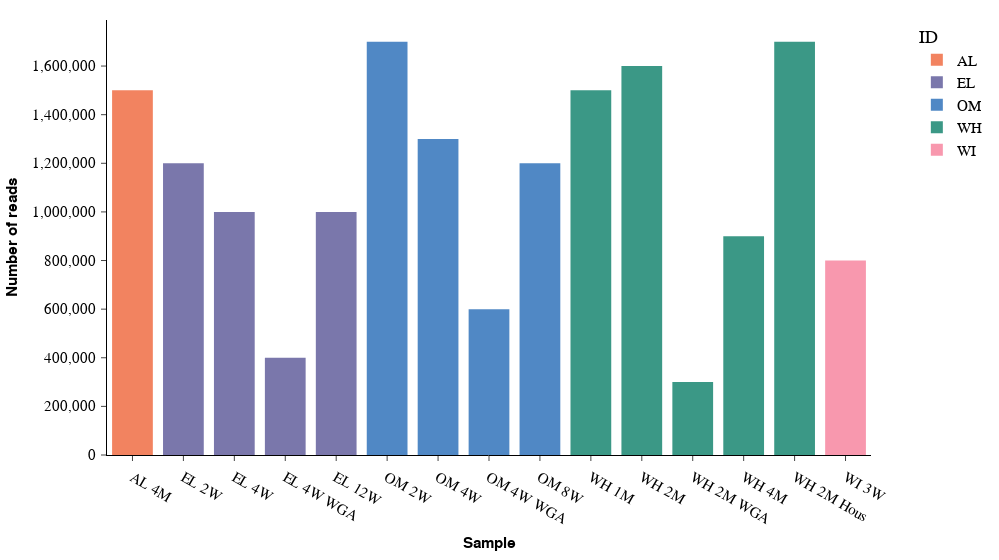

Notebook cell for this chart:
### Markdown cell above
# 10. Bar chart with colored categories using `plotly`

### Code cell
color_labels = [idx.split(" ")[0] for idx in sample_id]
color_dict = {
    label: color.hex_code
    for label, color in zip(
        set(color_labels), [apc.aster, apc.aegean, apc.amber, apc.seaweed, apc.rose]
    )
}

fig = px.bar(
    x=sample_id,
    y=num_reads,
    color=color_labels,
    color_discrete_map=color_dict,
    title=None,
)

apc.plotly.set_yticklabel_monospaced(fig)
apc.plotly.add_commas_to_axis_tick_labels(fig)
apc.plotly.set_figure_width(fig, "full_wide")

fig.update_layout(
    xaxis_title="Sample",
    yaxis_title="Number of reads",
    legend=dict(title="ID", yanchor="top", y=1, xanchor="left", x=1.06),
)

fig.show()

### Figure 1 — Plotly figure (JSON) as saved in the notebook; plotly's stock layout.template omitted (floating-point values rounded to 4 significant figures)
{"data": [{"hovertemplate": "color=AL<br>x=%{x}<br>y=%{y}<extra></extra>", "legendgroup": "AL", "marker": {"color": "#F28360", "pattern": {"shape": ""}}, "name": "AL", "orientation": "v", "showlegend": true, "textposition": "auto", "type": "bar", "x": ["AL 4M"], "xaxis": "x", "y": [1500000], "yaxis": "y"}, {"hovertemplate": "color=EL<br>x=%{x}<br>y=%{y}<extra></extra>", "legendgroup": "EL", "marker": {"color": "#7A77AB", "pattern": {"shape": ""}}, "name": "EL", "orientation": "v", "showlegend": true, "textposition": "auto", "type": "bar", "x": ["EL 2W", "EL 4W", "EL 4W WGA", "EL 12W"], "xaxis": "x", "y": [1200000, 1000000, 400000, 1000000], "yaxis": "y"}, {"hovertemplate": "color=OM<br>x=%{x}<br>y=%{y}<extra></extra>", "legendgroup": "OM", "marker": {"color": "#5088C5", "pattern": {"shape": ""}}, "name": "OM", "orientation": "v", "showlegend": true, "textposition": "auto", "type": "bar", "x": ["OM 2W", "OM 4W", "OM 4W WGA", "OM 8W"], "xaxis": "x", "y": [1700000, 1300000, 600000, 1200000], "yaxis": "y"}, {"hovertemplate": "color=WH<br>x=%{x}<br>y=%{y}<extra></extra>", "legendgroup": "WH", "marker": {"color": "#3B9886", "pattern": {"shape": ""}}, "name": "WH", "orientation": "v", "showlegend": true, "textposition": "auto", "type": "bar", "x": ["WH 1M", "WH 2M", "WH 2M WGA", "WH 4M", "WH 2M Hous"], "xaxis": "x", "y": [1500000, 1600000, 300000, 900000, 1700000], "yaxis": "y"}, {"hovertemplate": "color=WI<br>x=%{x}<br>y=%{y}<extra></extra>", "legendgroup": "WI", "marker": {"color": "#F898AE", "pattern": {"shape": ""}}, "name": "WI", "orientation": "v", "showlegend": true, "textposition": "auto", "type": "bar", "x": ["WI 3W"], "xaxis": "x", "y": [800000], "yaxis": "y"}], "layout": {"barmode": "relative", "legend": {"title": {"text": "ID"}, "tracegroupgap": 0, "x": 1.06, "xanchor": "left", "y": 1, "yanchor": "top"}, "width": 999.4, "xaxis": {"anchor": "y", "domain": [0, 1], "tickformat": ",", "title": {"text": "Sample"}}, "yaxis": {"anchor": "x", "domain": [0, 1], "tickfont": {"family": "SuisseIntlMono", "size": 14.5}, "tickformat": ",", "title": {"text": "Number of reads"}}}}
